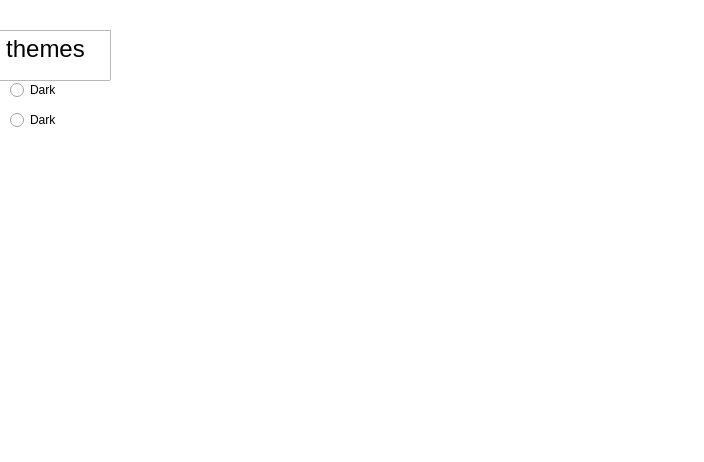
<?xml version="1.0" encoding="UTF-8"?>
<ui version="4.0">
 <class>Form</class>
 <widget class="QWidget" name="Form">
  <property name="geometry">
   <rect>
    <x>0</x>
    <y>0</y>
    <width>704</width>
    <height>462</height>
   </rect>
  </property>
  <property name="windowTitle">
   <string>Form</string>
  </property>
  <widget class="QGraphicsView" name="graphicsView">
   <property name="geometry">
    <rect>
     <x>-5</x>
     <y>-9</y>
     <width>731</width>
     <height>501</height>
    </rect>
   </property>
  </widget>
  <widget class="QRadioButton" name="radioButton">
   <property name="geometry">
    <rect>
     <x>10</x>
     <y>80</y>
     <width>89</width>
     <height>20</height>
    </rect>
   </property>
   <property name="text">
    <string>Dark</string>
   </property>
  </widget>
  <widget class="QRadioButton" name="radioButton_2">
   <property name="geometry">
    <rect>
     <x>10</x>
     <y>110</y>
     <width>89</width>
     <height>20</height>
    </rect>
   </property>
   <property name="text">
    <string>Dark</string>
   </property>
  </widget>
  <widget class="QTextBrowser" name="textBrowser">
   <property name="geometry">
    <rect>
     <x>-20</x>
     <y>30</y>
     <width>131</width>
     <height>51</height>
    </rect>
   </property>
   <property name="html">
    <string>&lt;!DOCTYPE HTML PUBLIC &quot;-//W3C//DTD HTML 4.0//EN&quot; &quot;http://www.w3.org/TR/REC-html40/strict.dtd&quot;&gt;
&lt;html&gt;&lt;head&gt;&lt;meta name=&quot;qrichtext&quot; content=&quot;1&quot; /&gt;&lt;meta charset=&quot;utf-8&quot; /&gt;&lt;style type=&quot;text/css&quot;&gt;
p, li { white-space: pre-wrap; }
hr { height: 1px; border-width: 0; }
&lt;/style&gt;&lt;/head&gt;&lt;body style=&quot; font-family:'Segoe UI'; font-size:9pt; font-weight:400; font-style:normal;&quot;&gt;
&lt;p align=&quot;center&quot; style=&quot; margin-top:0px; margin-bottom:0px; margin-left:0px; margin-right:0px; -qt-block-indent:0; text-indent:0px;&quot;&gt;&lt;span style=&quot; font-size:18pt;&quot;&gt;themes&lt;/span&gt;&lt;/p&gt;&lt;/body&gt;&lt;/html&gt;</string>
   </property>
  </widget>
 </widget>
 <resources/>
 <connections/>
</ui>
